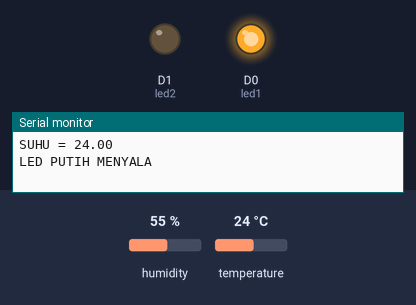
The sketch below on a simulated ESP8266 (NodeMCU). Parts: output pins drawn as LEDs (lit = HIGH), the last lines printed to the serial monitor. Inputs (shaded band) come from the test bench; at power-on: humidity 55 %, temperature 24 °C.

Above: at 1.0 s.
At 3.0 s:
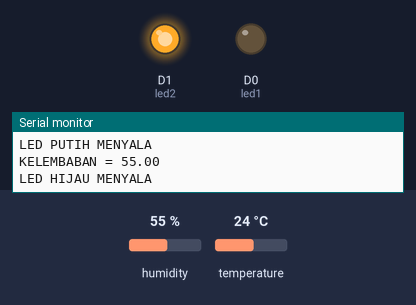
Timing chart, 0 to 5.3 s (numbered marks = the images above):
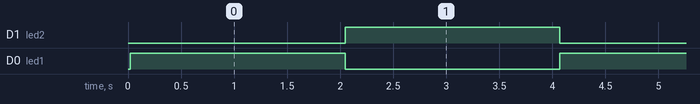

Measured:
- by itself, D1 (led2), D0 (led1): alternates HIGH for 2.0 s and LOW for 2.0 s

The sketch:

DHT-Led.ino
```cpp
#include "DHT.h"
#define led1 D0
#define led2 D1
#define kakiDHT D3
#define tipeDHT DHT11

DHT ambil(kakiDHT,tipeDHT);
const char* ssid = "parashitteam";
const char* password = "12345678";


void setup() {
  // initialize digital pin LED_BUILTIN as an output.
  pinMode(led1, OUTPUT);
  pinMode(led2, OUTPUT);
  Serial.begin(9600);
  ambil.begin();
}

// the loop function runs over and over again forever
void loop() {
//  blink();
  ambilVariable();
}

void blink() {
  digitalWrite(led1, HIGH);   // turn the LED on (HIGH is the voltage level)                    // wait for a second
  digitalWrite(led2, LOW);    // turn the LED off by making the voltage LOW
  delay(2000);
  digitalWrite(led2, HIGH);   // turn the LED on (HIGH is the voltage level)                     // wait for a second
  digitalWrite(led1, LOW);    // turn the LED off by making the voltage LOW
  delay(2000);                  // wait for a second
}


void ambilVariable(){
  float suhu = ambil.readTemperature();
  Serial.print("SUHU = ");


  if(suhu) {
  Serial.println(suhu);
  Serial.println("LED PUTIH MENYALA");
  digitalWrite(led1, HIGH);
  digitalWrite(led2, LOW);
  delay(2000);
  }

  float lembab = ambil.readHumidity();
  Serial.print("KELEMBABAN = ");


  if (lembab) {
  Serial.println(lembab);
  Serial.println("LED HIJAU MENYALA");
  digitalWrite(led2, HIGH);
  digitalWrite(led1, LOW);
  delay(2000);
  }
}
//void koneksi(){
//  Serial.println("Menyambungkan");
//  delay(1000);
//  Serial.println("Tersambung");
//  delay(2000);
//}
```
